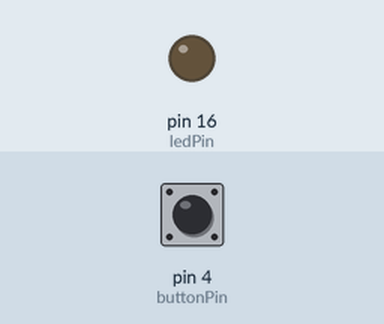
A sketch run on a simulated Arduino Uno, built with avr-gcc and run on an emulated ATmega328P. On the bench: output pins drawn as LEDs (lit = HIGH). The inputs (shaded band) are chosen by the test bench; at power-on: pin 4 (buttonPin) LOW. What the sketch prints to the serial monitor is not drawn.

Above: at 1.2 s.
1.3 s: pin 4 (buttonPin) pulled HIGH for 0.15 s
At 1.9 s:
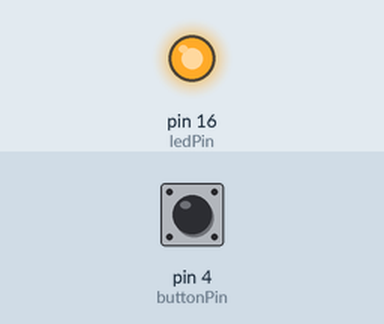
Timing chart, 0 to 7.8 s (numbered marks = the images above; inputs shaded):
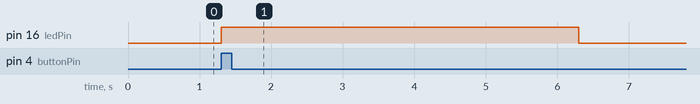

Measured:
- after the input at 1.3 s, pin 16 (ledPin): LOW → HIGH at once, → LOW 5.0 s later

The sketch:

Control_LED_with_Button_5Sec.-Wtih_millisFunction.ino
```cpp
// set pin number

const int buttonPin = 4;    //GPIO 4
const int ledPin = 16;       //GPIO 16


// Variable for storing the pushbutton pin

int buttonState = 0;
int lastButtonState = 0;
unsigned long ledOnTime = 0;
const long ledDuration = 5000;
bool ledIsOn = false;


void setup(){
	Serial.begin(115200);
	pinMode(buttonPin, INPUT);
	pinMode(ledPin, OUTPUT);
}

void loop(){
	buttonState = digitalRead(buttonPin);
	Serial.println(buttonState);
	if (buttonState == HIGH && lastButtonState == LOW){
		digitalWrite(ledPin, HIGH);
		ledOnTime = millis();
		ledIsOn = true;
	}

	if (ledIsOn && ( millis() - ledOnTime >= ledDuration )) {
		digitalWrite(ledPin,LOW);
		ledIsOn = false;
	}

	lastButtonState = buttonState;
}
```
